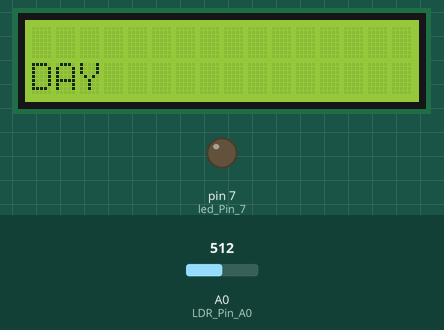
Recording of a sketch running on a simulated Arduino Uno, built with avr-gcc and run on an emulated ATmega328P. Parts: 16×2 character LCD, output pins drawn as LEDs (lit = HIGH). The test bench sets the inputs (shaded band); at power-on: A0 (LDR_Pin_A0) = 512. What the sketch prints to the serial monitor is not drawn.

Above: at 2.2 s.
2.3 s: A0 (LDR_Pin_A0) set to 233
3.8 s: A0 (LDR_Pin_A0) set to 208
At 4.8 s:
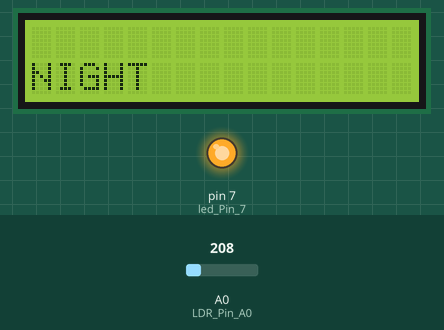
5.5 s: A0 (LDR_Pin_A0) set to 230
At 6.1 s:
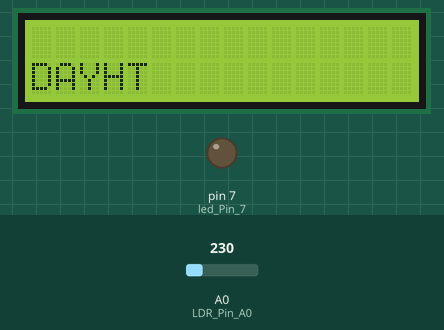
7.0 s: A0 (LDR_Pin_A0) set to 210
At 8.2 s:
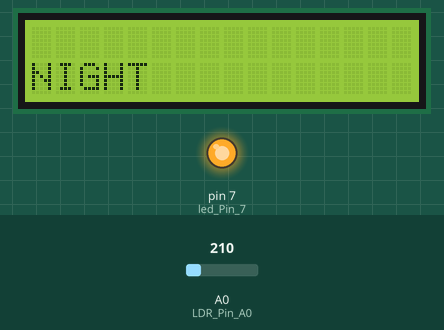
8.5 s: A0 (LDR_Pin_A0) set to 306
At 9.7 s:
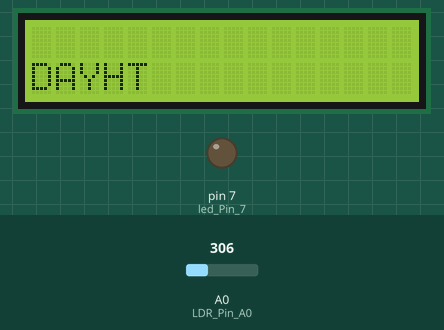
Timing chart, 0 to 11.0 s (numbered marks = the images above; inputs shaded):
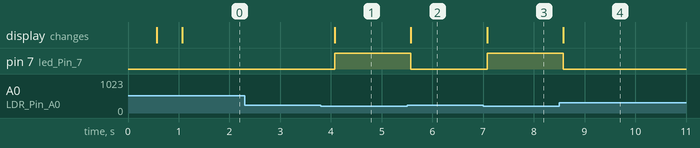

The sketch:

AutomaticstreetLightOriginal.ino
```cpp
#include <LiquidCrystal.h>

// initialize the library by associating any needed LCD interface pin
// with the arduino pin number it is connected to
const int rs = 12, en = 11, d4 = 5, d5 = 4, d6 = 3, d7 = 2;
LiquidCrystal lcd(rs, en, d4, d5, d6, d7);

 int led_Pin_7 = 7;  // Define the LED pin
 int LDR_Pin_A0 = A0;
void setup() {
  // Set up the LCD's number of columns and rows:
  lcd.begin(16, 2);

  // Print a message to the LCD
  lcd.setCursor(0, 0);
  lcd.print("AUTOMATED LIGHT");
  delay(500);
  lcd.setCursor(0, 1);
  lcd.print("GROUP 5 PROJECT");
  delay(500);
  lcd.clear();

  Serial.begin(9600);

  pinMode(led_Pin_7, OUTPUT);
}

void loop() {
  int a = analogRead(A0);
  Serial.println(a);

  if (a < 220) {
    lcd.setCursor(0, 1);
    lcd.print("NIGHT");
    digitalWrite(led_Pin_7, HIGH);
    delay(500);
  } else {
    lcd.setCursor(0, 1);
    lcd.print("DAY");
    digitalWrite(led_Pin_7, LOW);
    delay(500);
  }
}
```

Measured:
- the behaviour switches between 220 and 219 on A0 (LDR_Pin_A0) (found by bisection; images 0 and 1)
- after the input at 2.3 s, every drawn part: stays the same
- after the input at 3.8 s, pin 7 (led_Pin_7): LOW → HIGH after 0.28 s; the display: changes after 0.28 s (image 1)
- after the input at 5.5 s, pin 7 (led_Pin_7): HIGH → LOW after 0.08 s; the display: changes after 0.08 s (image 2)
- after the input at 7.0 s, pin 7 (led_Pin_7): LOW → HIGH after 0.08 s; the display: changes after 0.08 s (image 3)
- after the input at 8.5 s, pin 7 (led_Pin_7): HIGH → LOW after 0.08 s; the display: changes after 0.08 s (image 4)
